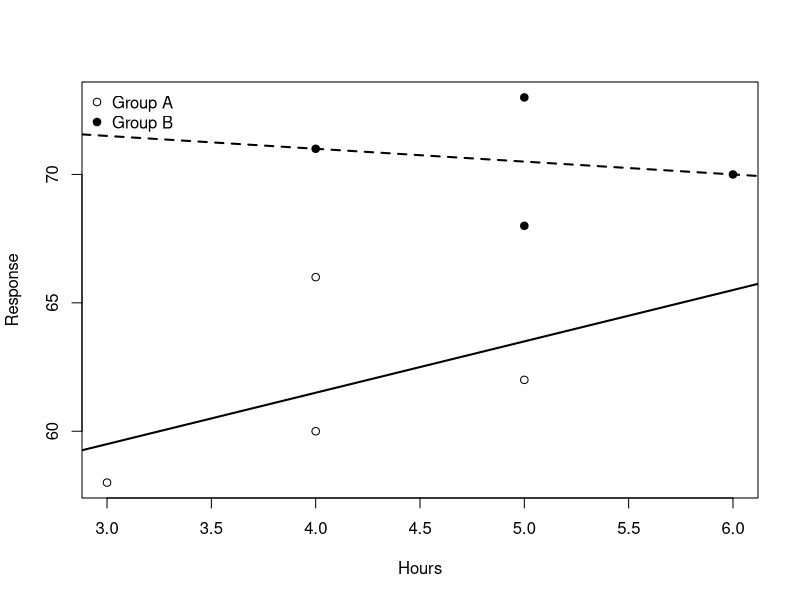

R code for this plot:
## ---- chunk 1
dat1 <- data.frame(
  y = c(12, 15, 14, 18, 20, 19, 23, 25),
  x1 = c(1, 2, 2, 3, 4, 4, 5, 6),
  x2 = c(5, 4, 6, 4, 3, 5, 2, 1)
)

fit1 <- lm(y ~ x1 + x2, data = dat1)
summary(fit1)
## ---- chunk 2
fit1_simple <- lm(y ~ x1, data = dat1)
summary(fit1_simple)
summary(fit1)
## ---- chunk 3
dat2 <- data.frame(
  y = c(60, 62, 58, 71, 73, 70, 66, 68),
  hours = c(4, 5, 3, 4, 5, 6, 4, 5),
  group = factor(c("A", "A", "A", "B", "B", "B", "A", "B"))
)

fit2 <- lm(y ~ hours + group, data = dat2)
summary(fit2)
model.matrix(fit2)
## ---- chunk 4
fit3 <- lm(y ~ hours * group, data = dat2)
summary(fit3)
anova(fit2, fit3)
## ---- chunk 5
plot(dat2$hours, dat2$y,
     pch = ifelse(dat2$group == "A", 1, 19),
     xlab = "Hours",
     ylab = "Response")
abline(a = coef(fit3)[1], b = coef(fit3)[2], lwd = 2)
abline(a = coef(fit3)[1] + coef(fit3)[3],
       b = coef(fit3)[2] + coef(fit3)[4],
       lwd = 2, lty = 2)
legend("topleft", legend = c("Group A", "Group B"),
       pch = c(1, 19), bty = "n")
